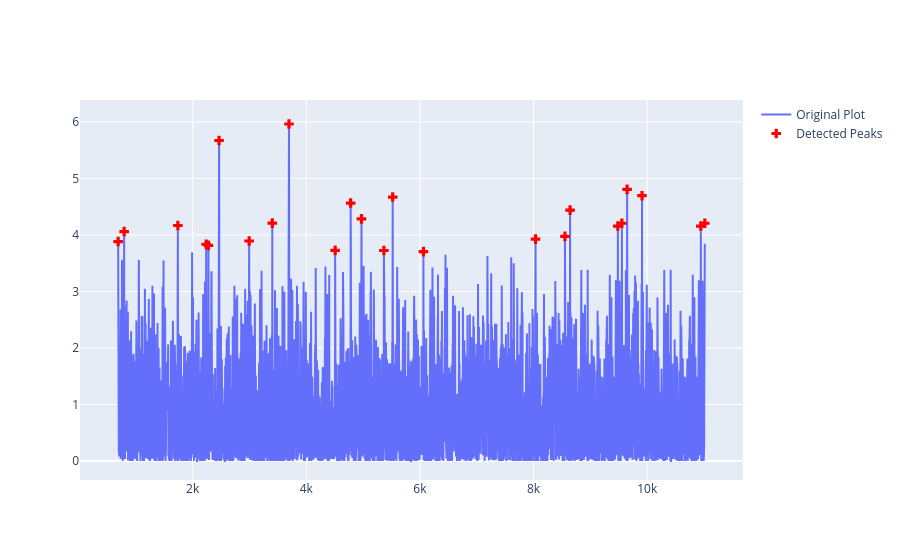

Source (notebook cell):
### Code cell
sub_ind = []
j = 0
for i in range(0,24):
    k = j + i
    val = indices[k]
    sub_ind.append(val)
#
sub_pot = pot_maxima.loc[sub_ind]


inst = sub_ind[0]
inen = sub_ind[23]
sub_tim = time_series[inst:inen]
sub_pos = list(itertools.chain(range(inst, inen)))
#
fig = go.Figure()
fig.add_trace(go.Scatter(
    x=sub_pos,y=sub_tim,
    mode='lines',
    name='Original Plot'
))

#
#
fig.add_trace(go.Scatter(
    x=sub_ind,y=sub_pot,
    mode='markers',
    marker=dict(
        size=8,
        color='red',
        symbol='cross'
    ),
    name='Detected Peaks'
))

fig.show()

#
pot_time = []
for i in range(0,kmax):
    val = indices[i]
    pot_time.append(dft[val])
#
fig, ax = plt.subplots(1, 1)
plt.xlabel('Hs (m)')
plt.ylabel('pdf of Hs max values')
ax.hist(pot_maxima, histtype='stepfilled')
plt.show()
#
pass

### Figure 1 — Plotly figure (JSON) as saved in the notebook; plotly's stock layout.template omitted (floating-point values rounded to 4 significant figures; data arrays with more than 128 entries replaced by an {"elided": "..."} marker saying what was removed)
{"data": [{"mode": "lines", "name": "Original Plot", "type": "scatter", "x": {"elided": "10326 int values"}, "y": {"elided": "10326 float values"}}, {"marker": {"color": "red", "size": 8, "symbol": "cross"}, "mode": "markers", "name": "Detected Peaks", "type": "scatter", "x": [689, 795, 1740, 2238, 2278, 2465, 2995, 3402, 3696, 4508, 4781, 4972, 5366, 5521, 6062, 8035, 8553, 8643, 9484, 9555, 9647, 9909, 10944, 11015], "y": [3.884, 4.061, 4.169, 3.837, 3.816, 5.673, 3.894, 4.211, 5.965, 3.729, 4.566, 4.287, 3.726, 4.672, 3.705, 3.928, 3.976, 4.44, 4.159, 4.208, 4.807, 4.696, 4.159, 4.208]}], "layout": {}}
